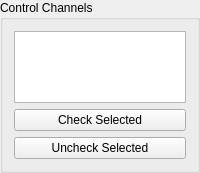
        <widget class="QGroupBox" name="control_channels_groupbox">
         <property name="title">
          <string>Control Channels</string>
         </property>
         <layout class="QVBoxLayout" name="verticalLayout_5">
          <item>
           <widget class="QListWidget" name="control_channels_selector">
            <property name="sizePolicy">
             <sizepolicy hsizetype="Minimum" vsizetype="Expanding">
              <horstretch>0</horstretch>
              <verstretch>0</verstretch>
             </sizepolicy>
            </property>
            <property name="toolTip">
             <string>&lt;html&gt;&lt;head/&gt;&lt;body&gt;&lt;p&gt;&lt;span style=&quot; font-weight:600;&quot;&gt;Control Channels&lt;/span&gt;&lt;/p&gt;&lt;p&gt;Channels that are checked will be used as the control channels for this environment. The control channels should be ordered in the specification the same way they are ordered in this list.&lt;/p&gt;&lt;/body&gt;&lt;/html&gt;</string>
            </property>
            <property name="sizeAdjustPolicy">
             <enum>QAbstractScrollArea::AdjustToContents</enum>
            </property>
            <property name="selectionMode">
             <enum>QAbstractItemView::ExtendedSelection</enum>
            </property>
           </widget>
          </item>
          <item>
           <widget class="QPushButton" name="check_selected_button">
            <property name="toolTip">
             <string>&lt;html&gt;&lt;head/&gt;&lt;body&gt;&lt;p&gt;&lt;span style=&quot; font-weight:600;&quot;&gt;Check Selected&lt;/span&gt;&lt;/p&gt;&lt;p&gt;When clicked, any selected channels in the Control Channels list will be checked, and therefore used as control channels in the environment.&lt;/p&gt;&lt;/body&gt;&lt;/html&gt;</string>
            </property>
            <property name="text">
             <string>Check Selected</string>
            </property>
           </widget>
          </item>
          <item>
           <widget class="QPushButton" name="uncheck_selected_button">
            <property name="toolTip">
             <string>&lt;html&gt;&lt;head/&gt;&lt;body&gt;&lt;p&gt;&lt;span style=&quot; font-weight:600;&quot;&gt;Uncheck Selected&lt;/span&gt;&lt;/p&gt;&lt;p&gt;When clicked, any selected channels in the Control Channels list will be unchecked, and therefore not used as control channels in the environment.&lt;/p&gt;&lt;/body&gt;&lt;/html&gt;</string>
            </property>
            <property name="text">
             <string>Uncheck Selected</string>
            </property>
           </widget>
          </item>
         </layout>
        </widget>
